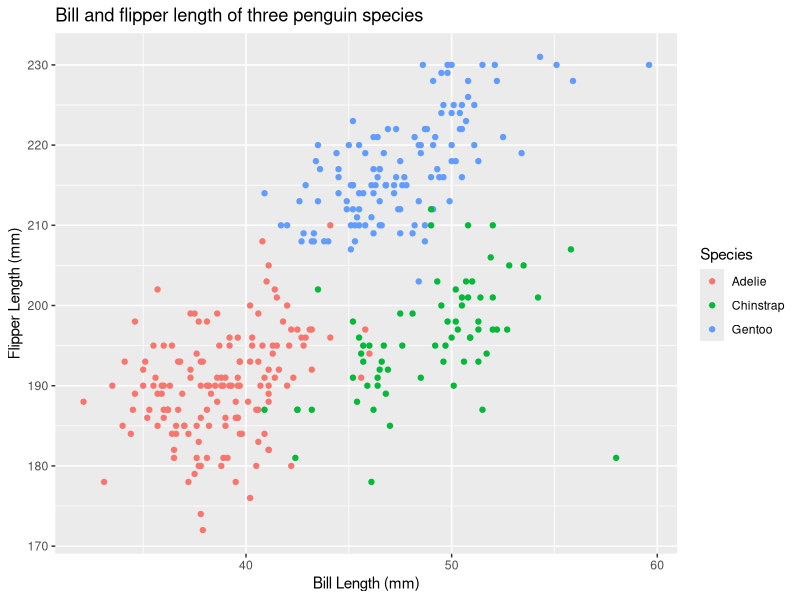

R code for this plot:
## ---- chunk 1
library(ggplot2)
## ---- chunk 2
#A random sample of size 10 from the standard Normal distribuion
set.seed(2000) #Seed for reproducibility
standard_10 <- rnorm(n = 10)

#A logical vector indicating whether elements of the sample are greater than 0
is_positive <- standard_10 > 0

#A character vector of length 10
a_to_j <- letters[1:10]

#A factor vector of length 10, with 3 different factor "levels"
tricolor <- factor(x = c(rep("blue", 3),rep("white",4),rep("red",3)))

#Initialize dataframe
my_df <- data.frame(
  num = standard_10,
  logi = is_positive,
  char = a_to_j,
  fact = tricolor)

#Try to take the mean of each variable in your dataframe. What works and what doesn’t?
lapply(my_df, mean) #No need to load tidyverse
## ---- chunk 3
data("penguins", package = "palmerpenguins")
## ---- chunk 4
#Includes variable names, types, and summary statistics (including mean flipper length) as well as number of rows and columns
skimr::skim(penguins)

#For full names of factor levels
summary(penguins)[1:3,c(1,2,7)] #I dislike this 'table' class
## ---- chunk 5
flipper_bill <- ggplot(
  data = penguins, 
  aes(x = bill_length_mm,
      y = flipper_length_mm,
      color = species)) + geom_point() +
  labs(color = "Species", #Add labels!
      x = "Bill Length (mm)",
      y = "Flipper Length (mm)",
      title = "Bill and flipper length of three penguin species")
print(flipper_bill)
